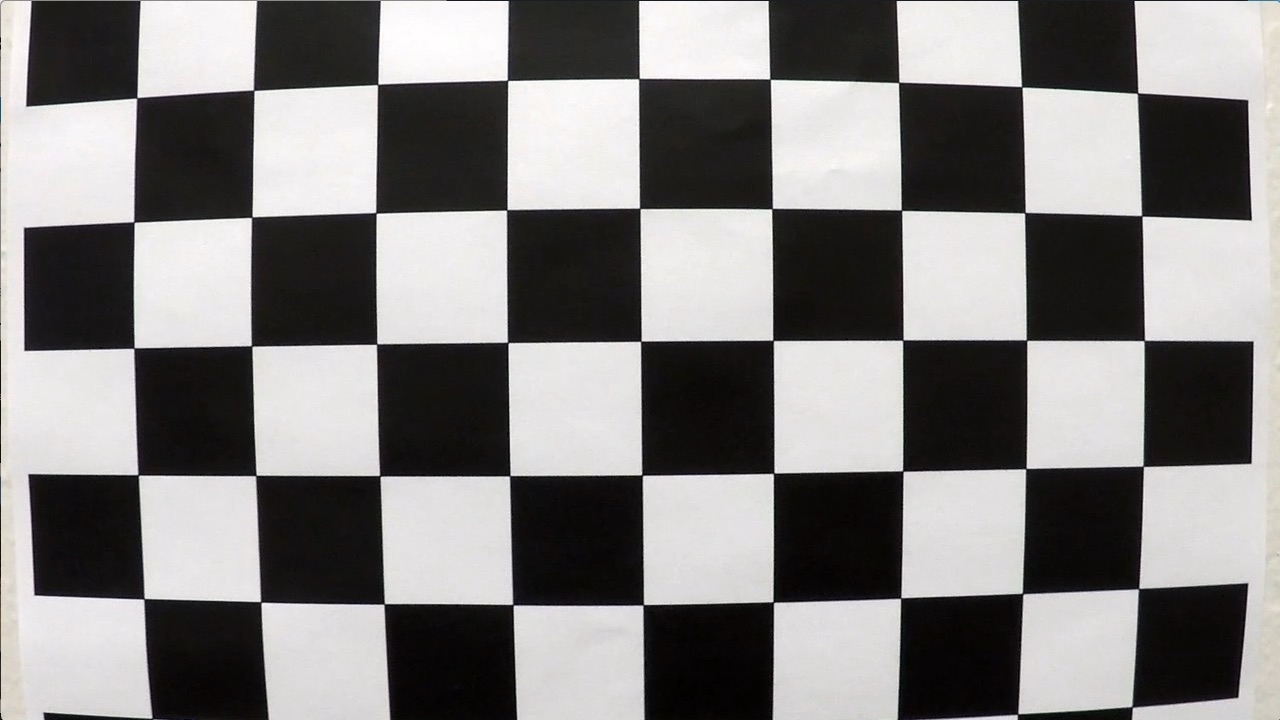
#> input picture curved-lane-detect/camera_cal/calibration1.jpg, 1280 x 720 px
$ jupyter execute --allow-errors curved-lane-detect.ipynb   (shell and % lines are left out)   (older library calls are emulated)
#> lines starting #> are read from the running program, lines starting #| are printed output that depends on the picture; after the words box and inside, x2 and y2 are one past the last pixel; in counts of white or black regions, pixels touching at a corner belong together; long printed decimals are rounded
[cell 1]
import numpy as np
import pandas as pd
import cv2
import os
import glob
import matplotlib.pyplot as plt
import pickle

## Distortion Correction

[cell 2]
def undistort(img, cal_dir='camera_cal/cal_pickle.p'):
    #cv2.imwrite('camera_cal/test_cal.jpg', dst)
    with open(cal_dir, mode='rb') as f:
        file = pickle.load(f)
    mtx = file['mtx']
    dist = file['dist']
    dst = cv2.undistort(img, mtx, dist, None, mtx)

    return dst

#> (a cell that did not finish here is left out)

[cell 4]
img = cv2.imread('camera_cal/calibration1.jpg')
#> img is the input picture: shape (720, 1280, 3); mean B, G, R 127.8, 128.4, 130.1
dst = undistort(img)
#> (reads curved-lane-detect/camera_cal/cal_pickle.p from the repository)

# Visualize undistortion
f, (ax1, ax2) = plt.subplots(1, 2, figsize=(20,10))
ax1.imshow(img)
ax1.set_title('Original Image', fontsize=30)
ax2.imshow(dst)
ax2.set_title('Undistorted Image', fontsize=30)

[cell 5]
img = cv2.imread('test_images/test3.jpg')
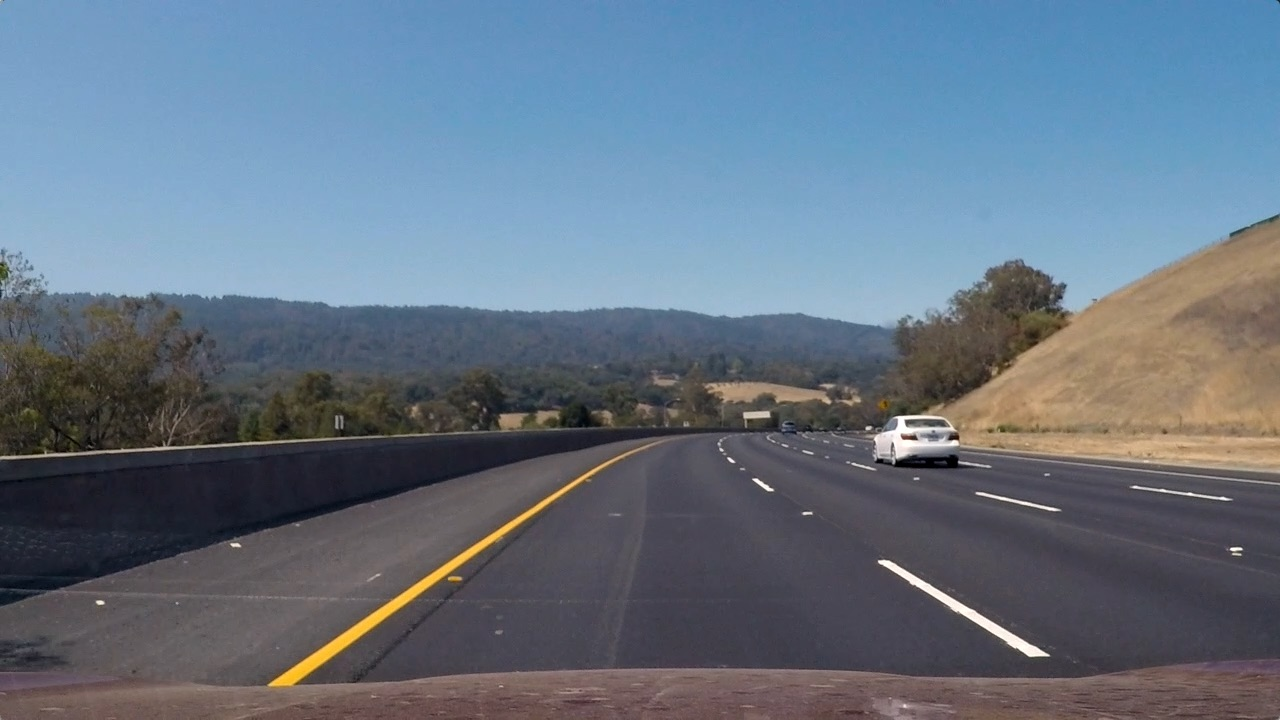
#> input picture curved-lane-detect/test_images/test3.jpg, 1280 x 720 px
#> img is the input picture: shape (720, 1280, 3); mean B, G, R 130.7, 115.3, 101.1
img = cv2.cvtColor(img, cv2.COLOR_BGR2RGB)
dst = undistort(img)


# Visualize undistortion
f, (ax1, ax2) = plt.subplots(1, 2, figsize=(20,10))
ax1.imshow(img)
ax1.set_title('Original Image', fontsize=30)
ax2.imshow(dst)
ax2.set_title('Undistorted Image', fontsize=30)

## Pipeline and Perspective warp

[cell 6]
def pipeline(img, s_thresh=(100, 255), sx_thresh=(15, 255)):
    img = undistort(img)
    img = np.copy(img)
    # Convert to HLS color space and separate the V channel
    hls = cv2.cvtColor(img, cv2.COLOR_RGB2HLS).astype(np.float)
    l_channel = hls[:,:,1]
    s_channel = hls[:,:,2]
    h_channel = hls[:,:,0]
    # Sobel x
    sobelx = cv2.Sobel(l_channel, cv2.CV_64F, 1, 1) # Take the derivative in x
    abs_sobelx = np.absolute(sobelx) # Absolute x derivative to accentuate lines away from horizontal
    scaled_sobel = np.uint8(255*abs_sobelx/np.max(abs_sobelx))

    # Threshold x gradient
    sxbinary = np.zeros_like(scaled_sobel)
    sxbinary[(scaled_sobel >= sx_thresh[0]) & (scaled_sobel <= sx_thresh[1])] = 1

    # Threshold color channel
    s_binary = np.zeros_like(s_channel)
    s_binary[(s_channel >= s_thresh[0]) & (s_channel <= s_thresh[1])] = 1

    color_binary = np.dstack((np.zeros_like(sxbinary), sxbinary, s_binary)) * 255

    combined_binary = np.zeros_like(sxbinary)
    combined_binary[(s_binary == 1) | (sxbinary == 1)] = 1
    return combined_binary

def perspective_warp(img,
                     dst_size=(1280,720),
                     src=np.float32([(0.43,0.65),(0.58,0.65),(0.1,1),(1,1)]),
                     dst=np.float32([(0,0), (1, 0), (0,1), (1,1)])):
    img_size = np.float32([(img.shape[1],img.shape[0])])
    src = src* img_size
    # For destination points, I'm arbitrarily choosing some points to be
    # a nice fit for displaying our warped result
    # again, not exact, but close enough for our purposes
    dst = dst * np.float32(dst_size)
    # Given src and dst points, calculate the perspective transform matrix
    M = cv2.getPerspectiveTransform(src, dst)
    # Warp the image using OpenCV warpPerspective()
    warped = cv2.warpPerspective(img, M, dst_size)
    return warped

def inv_perspective_warp(img,
                     dst_size=(1280,720),
                     src=np.float32([(0,0), (1, 0), (0,1), (1,1)]),
                     dst=np.float32([(0.43,0.65),(0.58,0.65),(0.1,1),(1,1)])):
    img_size = np.float32([(img.shape[1],img.shape[0])])
    src = src* img_size
    # For destination points, I'm arbitrarily choosing some points to be
    # a nice fit for displaying our warped result
    # again, not exact, but close enough for our purposes
    dst = dst * np.float32(dst_size)
    # Given src and dst points, calculate the perspective transform matrix
    M = cv2.getPerspectiveTransform(src, dst)
    # Warp the image using OpenCV warpPerspective()
    warped = cv2.warpPerspective(img, M, dst_size)
    return warped

def get_hist(img):
    hist = np.sum(img[img.shape[0]//2:,:], axis=0)
    return hist

[cell 7]
img = cv2.imread('test_images/test3.jpg')
img = cv2.cvtColor(img, cv2.COLOR_BGR2RGB)
dst = pipeline(img)
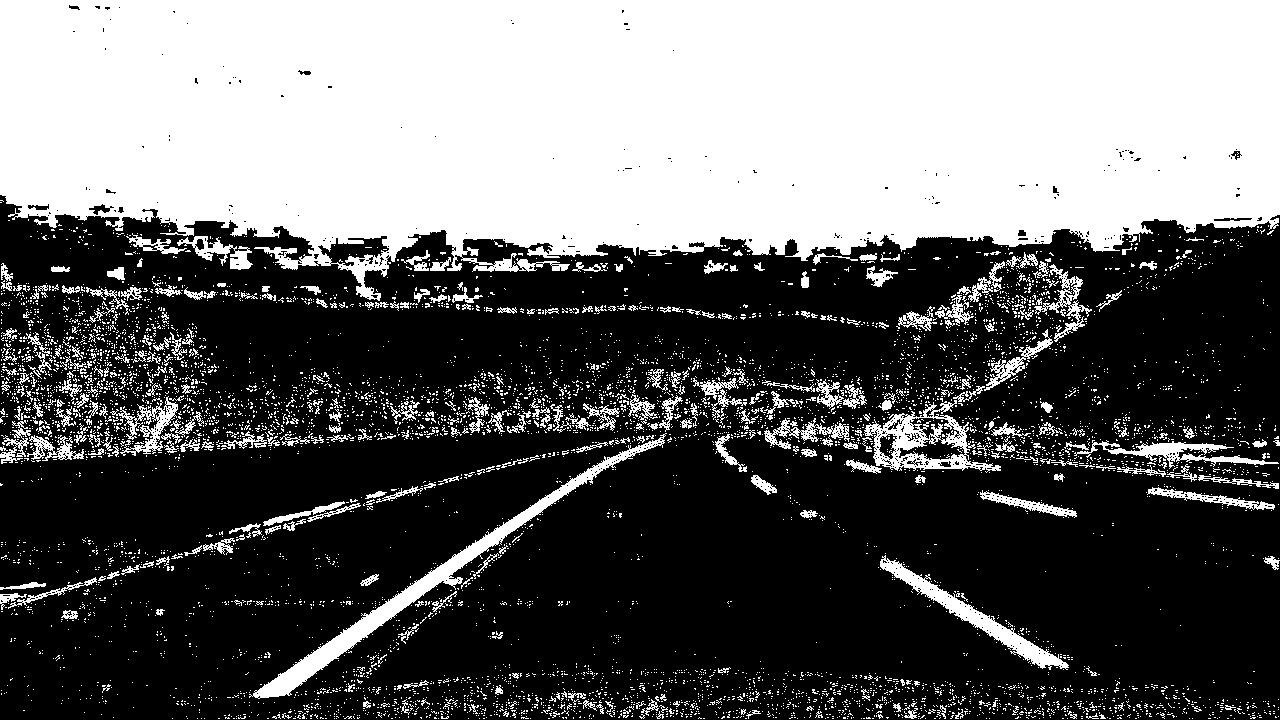
#> dst: shape (720, 1280); values 0 (black) and 1 (white), 40.1% white; 6994 white regions (6632 under 20 px), largest, box (x1, y1, x2, y2) and area: (0, 0, 1280, 301) 305869, (249, 433, 667, 699) 6582, (864, 400, 1001, 473) 3263
dst = perspective_warp(dst, dst_size=(1280,720))
#> in perspective_warp, `src = src* img_size`: src = [[550.4, 468], [742.4, 468], [128, 720], [1280, 720]]
#> in perspective_warp, `dst = dst * np.float32(dst_size)`: dst = [[0, 0], [1280, 0], [0, 720], [1280, 720]]
#> in perspective_warp, `M = cv2.getPerspectiveTransform(src, dst)`: M = [[-0.805, -1.35, 1074], [-5.33e-16, -2.07, 968.3], [-6.72e-19, -0.00239, 1]]

# Visualize undistortion
f, (ax1, ax2) = plt.subplots(1, 2, figsize=(20,10))
ax1.imshow(img)
ax1.set_title('Original Image', fontsize=30)
ax2.imshow(dst, cmap='gray')
ax2.set_title('Warped Image', fontsize=30)

## Sliding Window Algorithm and Curve Plotting

[cell 8]
left_a, left_b, left_c = [],[],[]
right_a, right_b, right_c = [],[],[]

def sliding_window(img, nwindows=9, margin=150, minpix = 1, draw_windows=True):
    global left_a, left_b, left_c,right_a, right_b, right_c
    left_fit_= np.empty(3)
    right_fit_ = np.empty(3)
    out_img = np.dstack((img, img, img))*255

    histogram = get_hist(img)
    # find peaks of left and right halves
    midpoint = int(histogram.shape[0]/2)
    leftx_base = np.argmax(histogram[:midpoint])
    rightx_base = np.argmax(histogram[midpoint:]) + midpoint


    # Set height of windows
    window_height = np.int(img.shape[0]/nwindows)
    # Identify the x and y positions of all nonzero pixels in the image
    nonzero = img.nonzero()
    nonzeroy = np.array(nonzero[0])
    nonzerox = np.array(nonzero[1])
    # Current positions to be updated for each window
    leftx_current = leftx_base
    rightx_current = rightx_base


    # Create empty lists to receive left and right lane pixel indices
    left_lane_inds = []
    right_lane_inds = []

    # Step through the windows one by one
    for window in range(nwindows):
        # Identify window boundaries in x and y (and right and left)
        win_y_low = img.shape[0] - (window+1)*window_height
        win_y_high = img.shape[0] - window*window_height
        win_xleft_low = leftx_current - margin
        win_xleft_high = leftx_current + margin
        win_xright_low = rightx_current - margin
        win_xright_high = rightx_current + margin
        # Draw the windows on the visualization image
        if draw_windows == True:
            cv2.rectangle(out_img,(win_xleft_low,win_y_low),(win_xleft_high,win_y_high),
            (100,255,255), 3)
            cv2.rectangle(out_img,(win_xright_low,win_y_low),(win_xright_high,win_y_high),
            (100,255,255), 3)
        # Identify the nonzero pixels in x and y within the window
        good_left_inds = ((nonzeroy >= win_y_low) & (nonzeroy < win_y_high) &
        (nonzerox >= win_xleft_low) &  (nonzerox < win_xleft_high)).nonzero()[0]
        good_right_inds = ((nonzeroy >= win_y_low) & (nonzeroy < win_y_high) &
        (nonzerox >= win_xright_low) &  (nonzerox < win_xright_high)).nonzero()[0]
        # Append these indices to the lists
        left_lane_inds.append(good_left_inds)
        right_lane_inds.append(good_right_inds)
        # If you found > minpix pixels, recenter next window on their mean position
        if len(good_left_inds) > minpix:
            leftx_current = np.int(np.mean(nonzerox[good_left_inds]))
        if len(good_right_inds) > minpix:
            rightx_current = np.int(np.mean(nonzerox[good_right_inds]))


    # Concatenate the arrays of indices
    left_lane_inds = np.concatenate(left_lane_inds)
    right_lane_inds = np.concatenate(right_lane_inds)

    # Extract left and right line pixel positions
    leftx = nonzerox[left_lane_inds]
    lefty = nonzeroy[left_lane_inds]
    rightx = nonzerox[right_lane_inds]
    righty = nonzeroy[right_lane_inds]

    # Fit a second order polynomial to each
    left_fit = np.polyfit(lefty, leftx, 2)
    right_fit = np.polyfit(righty, rightx, 2)

    left_a.append(left_fit[0])
    left_b.append(left_fit[1])
    left_c.append(left_fit[2])

    right_a.append(right_fit[0])
    right_b.append(right_fit[1])
    right_c.append(right_fit[2])

    left_fit_[0] = np.mean(left_a[-10:])
    left_fit_[1] = np.mean(left_b[-10:])
    left_fit_[2] = np.mean(left_c[-10:])

    right_fit_[0] = np.mean(right_a[-10:])
    right_fit_[1] = np.mean(right_b[-10:])
    right_fit_[2] = np.mean(right_c[-10:])

    # Generate x and y values for plotting
    ploty = np.linspace(0, img.shape[0]-1, img.shape[0] )
    left_fitx = left_fit_[0]*ploty**2 + left_fit_[1]*ploty + left_fit_[2]
    right_fitx = right_fit_[0]*ploty**2 + right_fit_[1]*ploty + right_fit_[2]

    out_img[nonzeroy[left_lane_inds], nonzerox[left_lane_inds]] = [255, 0, 100]
    out_img[nonzeroy[right_lane_inds], nonzerox[right_lane_inds]] = [0, 100, 255]

    return out_img, (left_fitx, right_fitx), (left_fit_, right_fit_), ploty

def get_curve(img, leftx, rightx):
    ploty = np.linspace(0, img.shape[0]-1, img.shape[0])
    y_eval = np.max(ploty)
    ym_per_pix = 30.5/720 # meters per pixel in y dimension
    xm_per_pix = 3.7/720 # meters per pixel in x dimension

    # Fit new polynomials to x,y in world space
    left_fit_cr = np.polyfit(ploty*ym_per_pix, leftx*xm_per_pix, 2)
    right_fit_cr = np.polyfit(ploty*ym_per_pix, rightx*xm_per_pix, 2)
    # Calculate the new radii of curvature
    left_curverad = ((1 + (2*left_fit_cr[0]*y_eval*ym_per_pix + left_fit_cr[1])**2)**1.5) / np.absolute(2*left_fit_cr[0])
    right_curverad = ((1 + (2*right_fit_cr[0]*y_eval*ym_per_pix + right_fit_cr[1])**2)**1.5) / np.absolute(2*right_fit_cr[0])

    car_pos = img.shape[1]/2
    l_fit_x_int = left_fit_cr[0]*img.shape[0]**2 + left_fit_cr[1]*img.shape[0] + left_fit_cr[2]
    r_fit_x_int = right_fit_cr[0]*img.shape[0]**2 + right_fit_cr[1]*img.shape[0] + right_fit_cr[2]
    lane_center_position = (r_fit_x_int + l_fit_x_int) /2
    center = (car_pos - lane_center_position) * xm_per_pix / 10
    # Now our radius of curvature is in meters
    return (left_curverad, right_curverad, center)

def draw_lanes(img, left_fit, right_fit):
    ploty = np.linspace(0, img.shape[0]-1, img.shape[0])
    color_img = np.zeros_like(img)

    left = np.array([np.transpose(np.vstack([left_fit, ploty]))])
    right = np.array([np.flipud(np.transpose(np.vstack([right_fit, ploty])))])
    points = np.hstack((left, right))

    cv2.fillPoly(color_img, np.int_(points), (0,200,255))
    inv_perspective = inv_perspective_warp(color_img)
    inv_perspective = cv2.addWeighted(img, 1, inv_perspective, 0.7, 0)
    return inv_perspective

[cell 9]
#%matplotlib gtk
out_img, curves, lanes, ploty = sliding_window(dst)
#> in get_hist, `hist = np.sum(img[img.shape[0]//2:,:], axis=0)`: hist = 1280 values, max 241 at index 167, min 0 at index 54, mean 28.01
#> in sliding_window, `histogram = get_hist(img)`: histogram has the same summary as hist in get_hist
#> in sliding_window, `leftx_base = np.argmax(histogram[:midpoint])`: leftx_base = 167
#> in sliding_window, `rightx_base = np.argmax(histogram[midpoint:]) + midpoint`: rightx_base = 1152
#> in sliding_window, `nonzero = img.nonzero()`: nonzero = 84386 positions, rows 0 to 719, columns 0 to 1279
#> in sliding_window, `leftx_current = leftx_base`: leftx_current = 167
#> in sliding_window, `rightx_current = rightx_base`: rightx_current = 1152
#> the loop in sliding_window, `for window in range(nwindows):` made 9 passes
#> (win_xleft_low, win_xleft_high, win_xright_low, win_xright_high, leftx_current, rightx_current) on passes 1 to 8: (17, 317, 1002, 1302, 143, 1133), (-7, 293, 983, 1283, 144, 1142), (-6, 294, 992, 1292, 167, 1163), (17, 317, 1013, 1313, 182, 1168), (32, 332, 1018, 1318, 202, 1194), (52, 352, 1044, 1344, 226, 1187), (76, 376, 1037, 1337, 253, 1209), (103, 403, 1059, 1359, 275, 1243)
#> after the loop in sliding_window, `for window in range(nwindows):`:
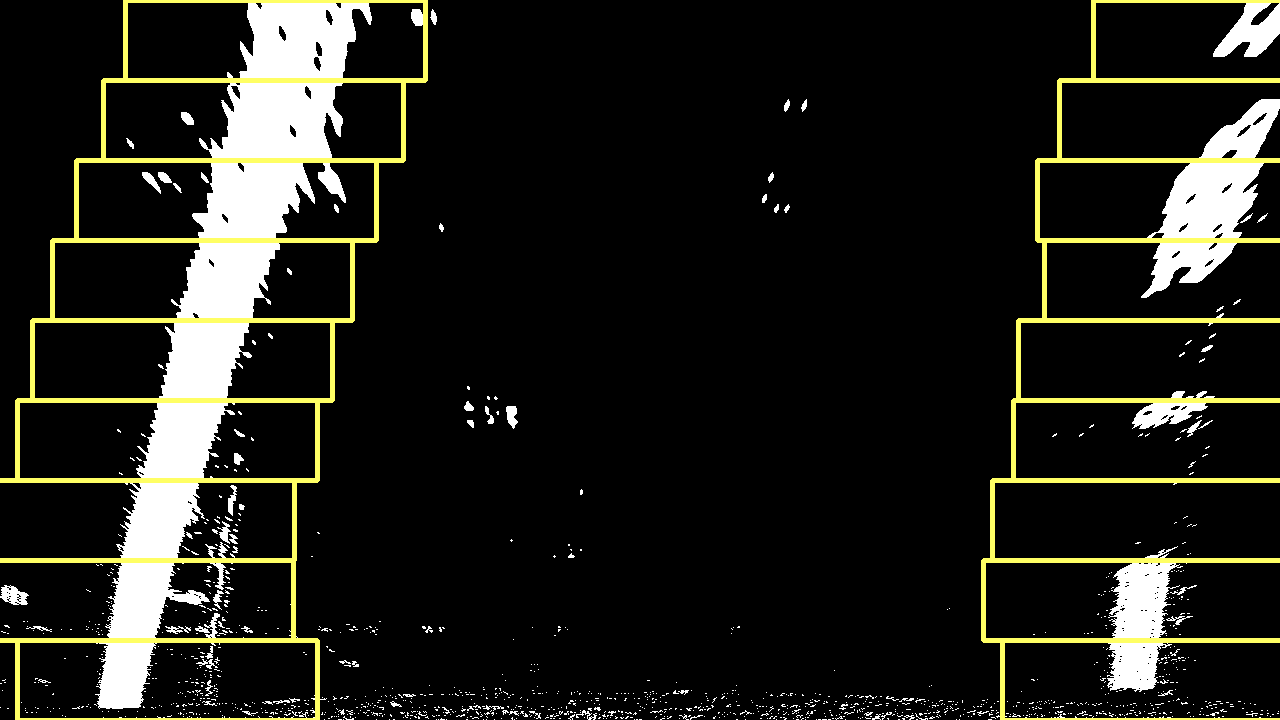
#> out_img: shape (720, 1280, 3); mean of channels 0, 1, 2 25.8, 31.8, 31.8; drawn as B, G, R
#> after the loop in sliding_window, `for window in range(nwindows):`: left_lane_inds = 9 items
#> in sliding_window, `left_fit = np.polyfit(lefty, leftx, 2)`: left_fit = [0.000171, -0.382, 318.6]
#> in sliding_window, `right_fit = np.polyfit(righty, rightx, 2)`: right_fit = [0.000183, -0.321, 1267.9]
#> lanes = ([0.000171, -0.382, 318.6], [0.000183, -0.321, 1267.9]); ploty = 720 values from 0 to 719
print(np.asarray(curves).shape)
#| (2, 720)
curverad=get_curve(img, curves[0],curves[1])
#> in get_curve, `left_fit_cr = np.polyfit(ploty*ym_per_pix, leftx*xm_per_pix, 2)`: left_fit_cr = [0.00049, -0.0464, 1.64]
#> in get_curve, `right_fit_cr = np.polyfit(ploty*ym_per_pix, rightx*xm_per_pix, 2)`: right_fit_cr = [0.000525, -0.0389, 6.52]
#> in get_curve, `left_curverad = ((1 + (2*left_fit_cr[0]*y_eval*ym_per_pix + left_fit_c..`: left_curverad = 1020.8
#> in get_curve, `right_curverad = ((1 + (2*right_fit_cr[0]*y_eval*ym_per_pix + right_fi..`: right_curverad = 953.2
#> in get_curve, `l_fit_x_int = left_fit_cr[0]*img.shape[0]**2 + left_fit_cr[1]*img.shap..`: l_fit_x_int = 222.3
#> in get_curve, `r_fit_x_int = right_fit_cr[0]*img.shape[0]**2 + right_fit_cr[1]*img.sh..`: r_fit_x_int = 250.5
#> in get_curve, `lane_center_position = (r_fit_x_int + l_fit_x_int) /2`: lane_center_position = 236.4
#> in get_curve, `center = (car_pos - lane_center_position) * xm_per_pix / 10`: center = 0.207
#> curverad = (1020.8, 953.2, 0.207)
print(curverad)
#| (1020.808, 953.201, 0.2074)
img_ = draw_lanes(img, curves[0], curves[1])
#> in draw_lanes, `left = np.array([np.transpose(np.vstack([left_fit, ploty]))])`: left = 720 pairs, first value 132.2 to 318.6, second value 0 to 719
#> in draw_lanes, `right = np.array([np.flipud(np.transpose(np.vstack([right_fit, ploty])..`: right = 720 pairs, first value 1132.1 to 1267.9, second value 0 to 719
#> in draw_lanes, `points = np.hstack((left, right))`: points = 1440 pairs, first value 132.2 to 1267.9, second value 0 to 719
#> in draw_lanes, `cv2.fillPoly(color_img, np.int_(points), (0,200,255))`:
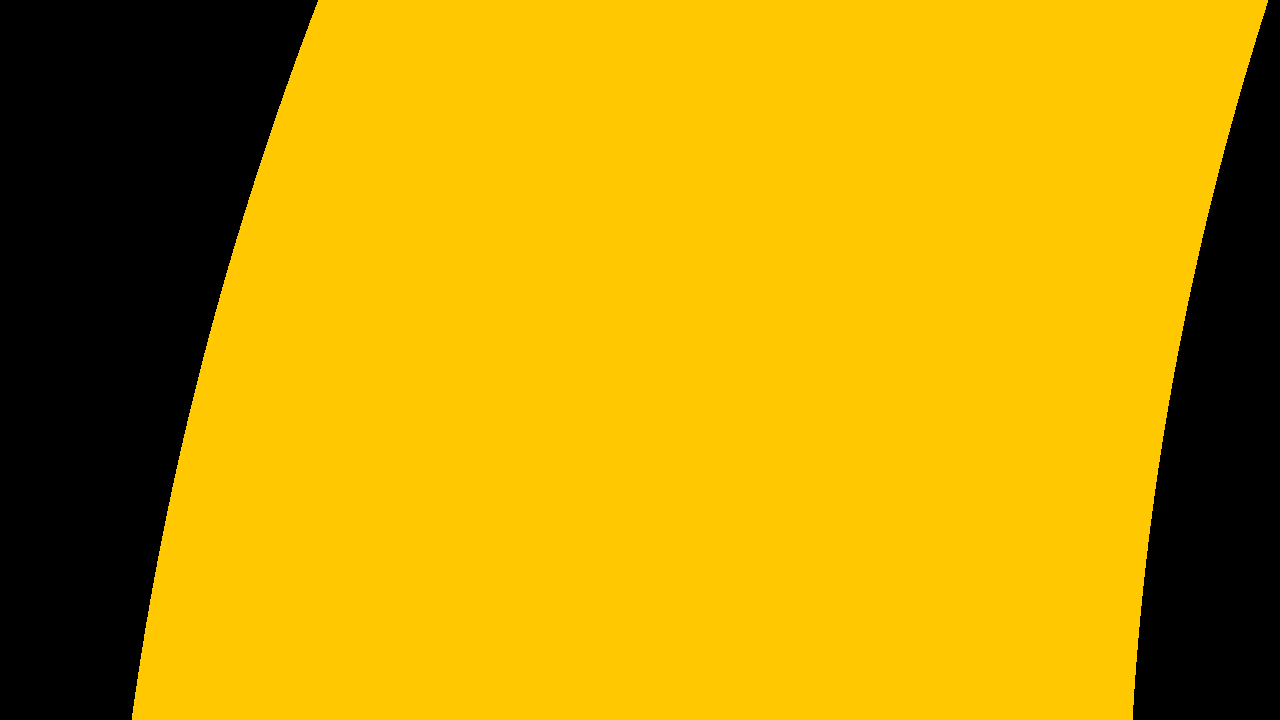
#> color_img: shape (720, 1280, 3); mean of channels 0, 1, 2 0, 152.3, 194.2; drawn as B, G, R
#> in inv_perspective_warp, `src = src* img_size`: src = [[0, 0], [1280, 0], [0, 720], [1280, 720]]
#> in inv_perspective_warp, `dst = dst * np.float32(dst_size)`: dst = [[550.4, 468], [742.4, 468], [128, 720], [1280, 720]]
#> in inv_perspective_warp, `M = cv2.getPerspectiveTransform(src, dst)`: M = [[0.15, -0.735, 550.4], [-1.55e-16, -0.483, 468], [-3.3e-19, -0.00116, 1]]
plt.imshow(img_, cmap='hsv')

[cell 10]
f, (ax1, ax2, ax3, ax4, ax5) = plt.subplots(1, 5, figsize=(100, 20))
#f.tight_layout()
ax1.imshow(img)
ax1.set_title('Original', fontsize=100)
ax2.imshow(dst)
ax2.set_title('Filter+Perspective Tform', fontsize=100)
ax3.imshow(out_img)
ax3.plot(curves[0], ploty, color='yellow', linewidth=30)
ax3.plot(curves[1], ploty, color='yellow', linewidth=30)
ax3.set_title('Sliding window+Curve Fit', fontsize=100)
ax4.imshow(img_)

ax4.set_title('Overlay Lanes', fontsize=100)
plt.subplots_adjust(left=0., right=1, top=0.9, bottom=0.)
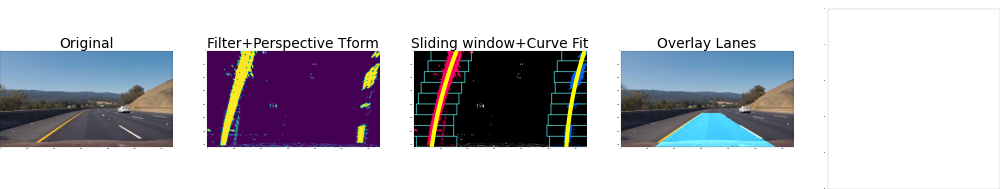
#> figure drawn by matplotlib, 4 panels
